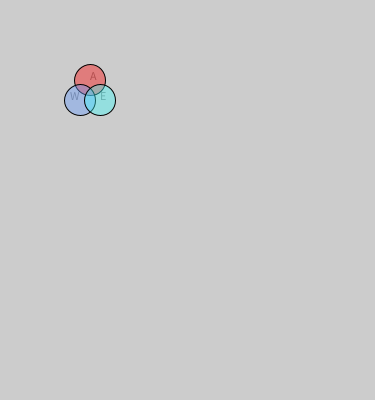
Frame 1 (no input)
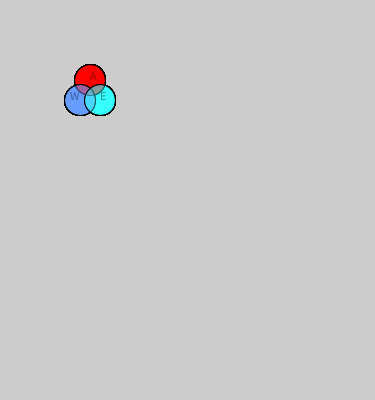
Frame 60 (the mouse pressed at the canvas centre just before this capture)
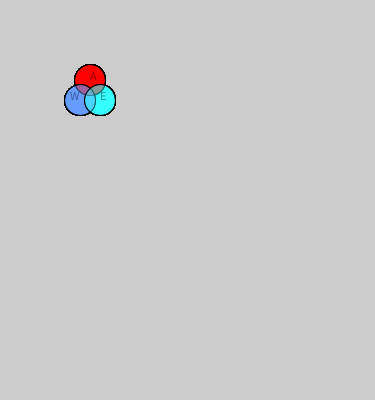
Frame 120 (the mouse held since frame 60 and released just before this capture)

The Processing sketch that drew these frames (run headless with seeded random() and noise(); from frame 60 on, the mouse is pressed at the canvas centre):

// Processing sketch: ven_diagram
// ── ven_diagram.pde
void setup(){
size(375,400);
}  

void draw (){  
fill (10, 10, 10, 100);
  text("A", 90, 80);
  text("W", 70, 100);
  text("E", 100, 100);
  
  
  
  
  fill (255, 0, 0, 100);
 ellipse (90, 80, 31, 31);
  fill (100, 155, 829, 102);
ellipse (80, 100, 31, 31);
fill (55, 500, 999, 95);
ellipse (100, 100, 31, 31);
}
